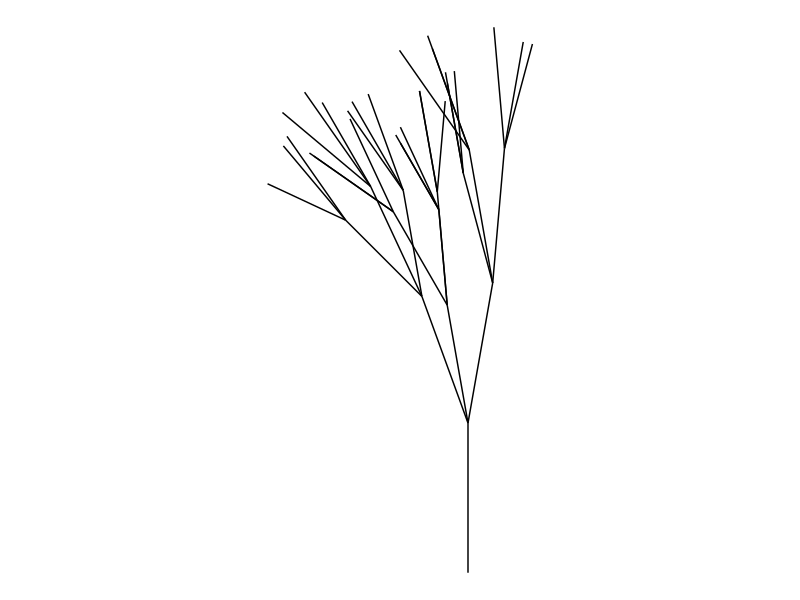

R code for this plot:

library(tidyverse)


# helper functions --------------------------------------------------------

radians <- function(degree) {
  2 * pi * degree / 360
}

adjust_scale <- function(s, scales) {
  s * sample(x = scales, size = length(s), replace = TRUE)
}

adjust_angle <- function(a, angles) {
  a + sample(x = angles, size = length(a), replace = TRUE)
}

adjust_x <- function(x, scale, angle) {
  x + scale * cos(radians(angle))
}

adjust_y <- function(y, scale, angle) {
  y + scale * sin(radians(angle))
}




# ashtree functions -------------------------------------------------------

grow_sapling <- function() {
  
  sapling <- tibble(
    old_x = 0,  # sapling grows from the origin
    old_y = 0,  # sapling grows from the origin
    new_x = 0,  # sapling doesn't grow horizontally
    new_y = 1,  # sapling does grow vertically
    angle = 90, # angle from horizontal is 90 degrees
    scale = 1,  # length of the sapling is 1
  )
  return(sapling)
}

grow_from <- function(tips) {
  
  # parameter values
  all_scales <- c(.8, .9, .95)
  all_angles <- c(-10, -5, 5, 10, 20, 25)
  
  # mutate the tips tibble
  new_growth <- tips %>%
    mutate(
      scale = adjust_scale(scale, all_scales),      # change segment length
      angle = adjust_angle(angle, all_angles),      # change segment angle
      old_x = new_x,                                # begin where last seg ended
      old_y = new_y,                                # begin where last seg ended
      new_x = adjust_x(old_x, scale, angle),        # end where this seg ends!
      new_y = adjust_y(old_y, scale, angle)         # end where this seg ends!
    )
  return(new_growth)
}


grow_many <- function(tips) {
  
  # parameter values
  splits <- 3

  new_tips <- map_dfr(1:splits, ~grow_from(tips))
  return(new_tips)
}



# STAGE 10a ... move the "tree growing" steps into their own function
#
# grow_tree <- function() {
#   
#   # initialise
#   tree <- grow_sapling()
#   tips <- tree
#   
#   # grow once
#   tips <- grow_many(tips)
#   tree <- bind_rows(tree, tips)
#   
#   # grow again
#   tips <- grow_many(tips)
#   tree <- bind_rows(tree, tips)
#   
#   return(tree)
# }


# STAGE 11... notice that the "tree growth" is also something that
# occurs in a loop, and write it as a FOR loop
#
# grow_tree <- function() {
#   
#   # parameter values
#   cycles <- 4
#   
#   # initialise
#   tree <- grow_sapling()
#   tips <- tree
#   
#   # grow tree in a loop
#   for(c in 2:cycles) {
#     tips <- grow_many(tips)
#     tree <- bind_rows(tree, tips)
#   }
#   
#   return(tree)
# }

# STAGE 12... BELOW

grow_tree <- function() {
  
  # parameter values
  cycles <- 4
  
  # initialise
  tips <- grow_sapling()
  
  # STAGE 12... the structure of our loop is trickier than last time
  # because the "tips" that are passed to each iteration are different
  # to the last one, AND they depend on the results of the grow_many()
  # process from last time!!!!!
  
  # grow tree in a loop
  tree <- accumulate(2:cycles, ~grow_many(.x), .init = tips)
  
  # STAGE 12... accumulate() is like map() and always returns a list, 
  # so we'll need to bind together...
  
  tree <- bind_rows(tree)
  
  return(tree)
}


# STAGE 10b ... and move the "tree drawing" steps into their own function

draw_tree <- function(tree) {
  
  pic <- ggplot(
    data = tree,
    mapping = aes(
      x = old_x, 
      y = old_y, 
      xend = new_x, 
      yend = new_y
    )
  ) + 
    geom_segment(show.legend = FALSE) + 
    theme_void() + 
    coord_equal()
  
  return(pic)
}

# do stuff ----------------------------------------------------------------

set.seed(1)

tree <- grow_tree()
pic <- draw_tree(tree)

plot(pic)
